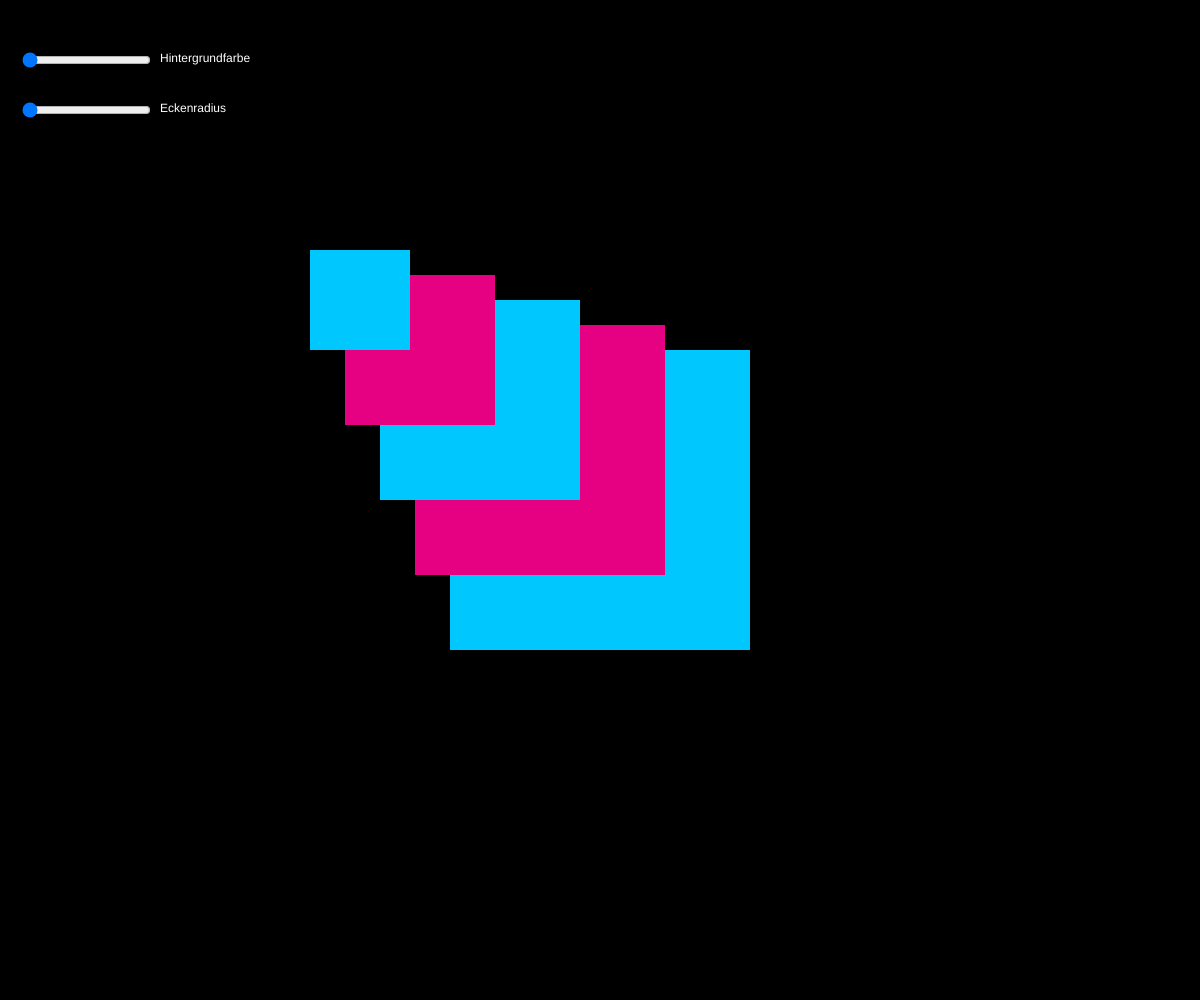
Frame 1 (no input)
Frame 60 (no input): identical to frame 1, image omitted
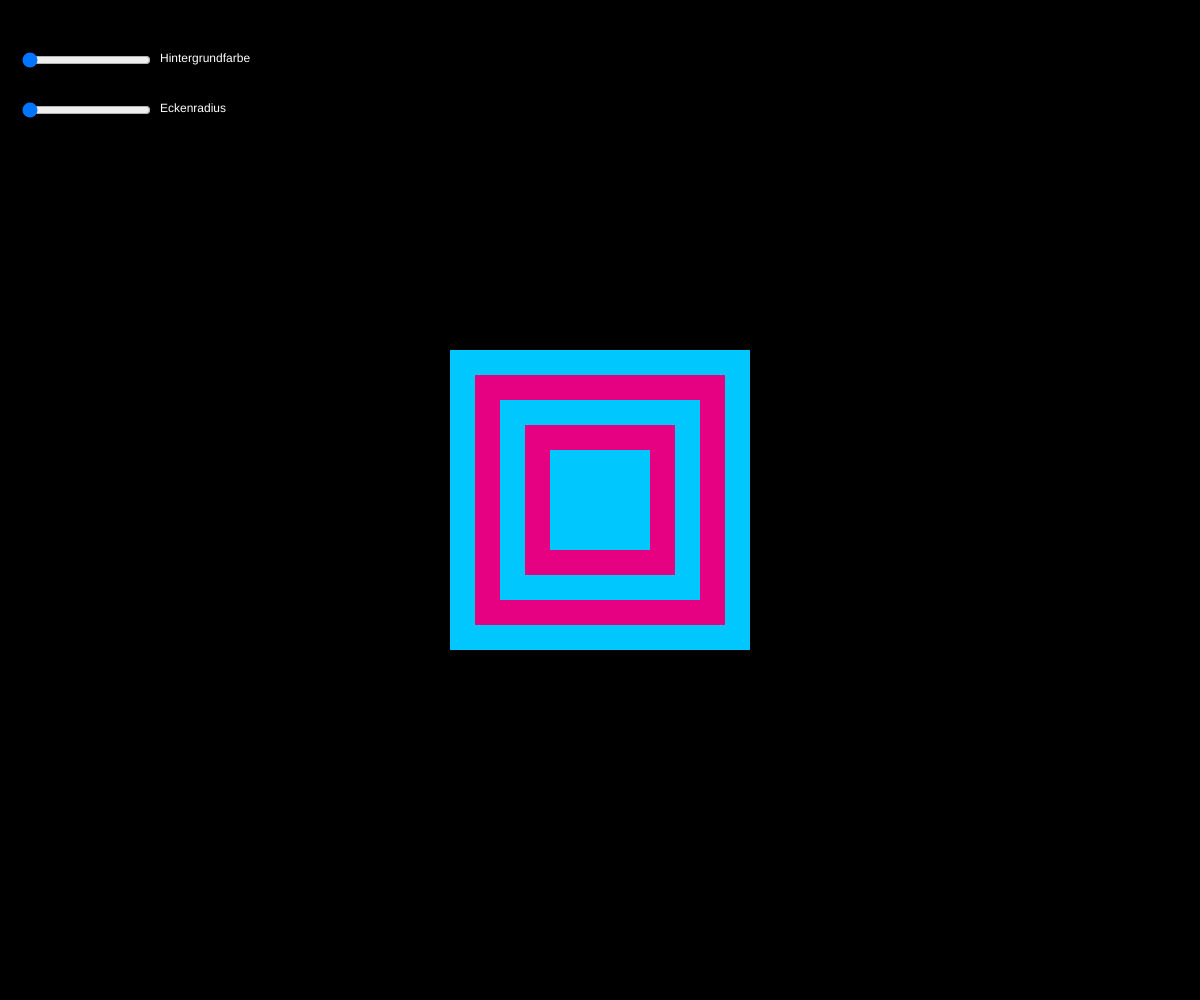
Frame 120 (the mouse pressed at the canvas centre since frame 60)

The p5.js sketch that drew these frames (run headless with seeded random() and noise() and a simulated clock; from frame 60 on, the mouse is pressed at the canvas centre):

// p5.js sketch
// ── sketch.js
//Slider für Hintergrundfarbe
let sliderFarbe;

//Slider für Eckenradius
let sliderEcken;


function setup() {
  createCanvas(windowWidth, windowHeight);
  rectMode(CENTER);
  noStroke();

  //Slider mit Bereich und Startwert
  sliderFarbe = createSlider(0, 100, 0);
  sliderFarbe.position(20, 50);

  sliderEcken = createSlider(0, 15, 0);
  sliderEcken.position(20, 100);

}

function draw() {

  //Aktuelle Werte der Slider lesen
  let farbe = sliderFarbe.value();
  let radius = sliderEcken.value();

  //Hintergrundfarbe von Schwarz zu Weiss mappen
  let grau = map(farbe, 0, 100, 0, 255);
  background(grau);

  //Abstand der Maus zur Mitte
  let abstandX = (mouseX - width / 2) / 10;
  let abstandY = (mouseY - height / 2) / 10;

  //Farben der Formen definieren
  let blau = color(0, 200, 255);
  let pink = color(230, 0, 130);

// translate (width / 2, height / 2)
  //Formen in wechselnder Farbe gelistet


let mitteX =  windowWidth / 2
let mitteY = windowHeight / 2

for (i = 0; i < 5; i++){
let faktor = 6 - i; //(6 - i) * 50 , (6 - i) * 50,
if (i % 2 == 0) { fill(blau);
}else{
  fill(pink)
}
rect(mitteX + abstandX * i, mitteY + abstandY * i, faktor * 50, faktor * 50, radius);
}

  // fill(blau);
  // rect(width / 2, height / 2, 300, 300, radius);

  // fill(pink);
  // rect(width / 2 + abstandX * 1, height / 2 + abstandY * 1, 5*50, 5*50, radius);

  // fill(blau);
  // rect(width / 2 + abstandX * 2, height / 2 + abstandY * 2, 200, 200, radius);

  // fill(pink);
  // rect(width / 2 + abstandX * 3, height / 2 + abstandY * 3, 150, 150, radius);

  // fill(blau);
  // rect(width / 2 + abstandX * 4, height / 2 + abstandY * 4, 100, 100, radius);

  // fill(pink);
  // rect(width / 2 + abstandX * 5, height / 2 + abstandY * 5, 1*50 , 1*50, radius);



  //Beschriftungen der Slider
  if (grau < 128) {
    fill(255); // heller Text auf dunklem Hintergrund
  } else {
    fill(0);   // dunkler Text auf hellem Hintergrund
  }

  textSize(12);
  text('Hintergrundfarbe', 160, 62);
  text('Eckenradius', 160, 112);


}
//Canvas an die Fenstergrösse anpassen
function windowResized() {
  resizeCanvas(windowWidth, windowHeight);
}
